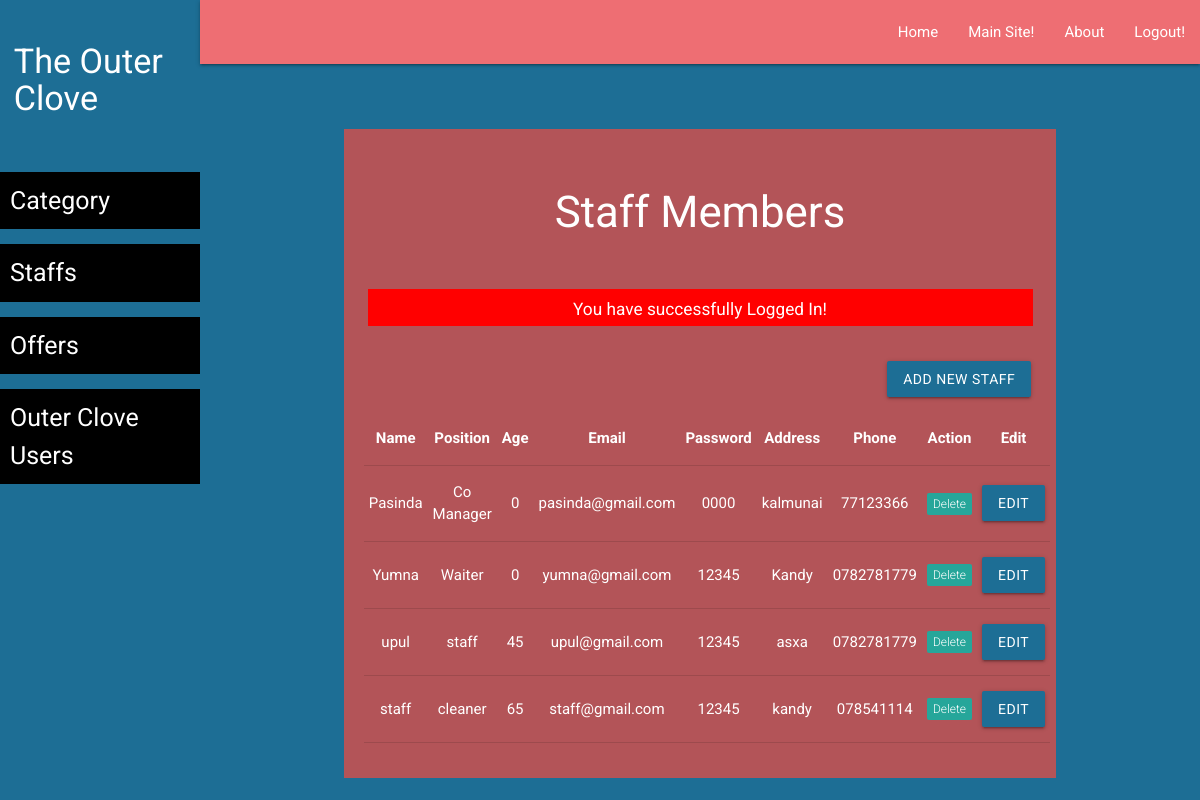
The app's page /TheOuterClove/admin/staff-list.php (signed in) with its own data.
### tables this page shows
CREATE TABLE `staff` (
  `id` int(11) NOT NULL,
  `staff_name` varchar(255) NOT NULL,
  `position` varchar(255) NOT NULL,
  `age` int(11) NOT NULL,
  `email` varchar(255) NOT NULL,
  `password` varchar(255) NOT NULL,
  `gender` varchar(10) NOT NULL,
  `address` varchar(255) NOT NULL,
  `phone` varchar(15) NOT NULL
);

### TheOuterClove/admin/staff-list.php (the view, shortened to what this page needs)
<?php
require('layout/header.php');
require('layout/left-sidebar-long.php');
require('layout/topnav.php');
require('layout/left-sidebar-short.php');
require('../backends/connection-pdo.php');
$sql = 'SELECT id, staff_name, position, age, email, gender, address, phone, password
        FROM staff';
$query  = $pdoconn->prepare($sql);
$query->execute();
$arr_all = $query->fetchAll(PDO::FETCH_ASSOC);
?>
<div class="section white-text" style="background: #B35458;">
    <div class="section">
        <h3>Staff Members</h3>
    </div>
    <?php
    if (isset($_SESSION['msg'])) {
        echo '<div class="section center" style="margin: 5px 35px;"><div class="row" style="background: red; color: white;">
        <div class="col s12">
            <h6>' . $_SESSION['msg'] . '</h6>
            </div>
        </div></div>';
    }
    ?>
    <div class="section right" style="padding: 15px 25px;">
        <a href="staff-add.php" class="waves-effect waves-light btn">Add New Staff</a>
    </div>
    <div class="section center" style="padding: 20px;">
        <table class="centered responsive-table">
            <thead>
                <tr>
                    <th>Name</th>
                    <th>Position</th>
                    <th>Age</th>
                    <th>Email</th>
                    <th>Password</th>
                    <th>Address</th>
                    <th>Phone</th>
                    <th>Action</th>
                    <th>Edit</th>
                </tr>
            </thead>
            <tbody>
                <?php foreach ($arr_all as $key) : ?>
                    <tr>
                        <td><?php echo $key['staff_name']; ?></td>
                        <td><?php echo $key['position']; ?></td>
                        <td><?php echo $key['age']; ?></td>
                        <td><?php echo $key['email']; ?></td>
                        <td><?php echo $key['password']; ?></td>
                        <td><?php echo $key['address']; ?></td>
                        <td><?php echo $key['phone']; ?></td>
                        <td>
                            <a href="../backends/admin/staff-delete.php?id=<?php echo $key['id']; ?>">
                                <span class="new badge" data-badge-caption="">Delete</span>
                            </a>
                        </td>
                        <td>
                            <a href="staff-edit-form.php?id=<?php echo $key['id']; ?>" class="waves-effect waves-light btn">Edit</a>
                        </td>
                    </tr>
                <?php endforeach; ?>
            </tbody>
        </table>
    </div>
</div>
<?php require('layout/footer.php'); ?>

### TheOuterClove/css/form-style.css (style rules this page uses)
body { background: #1D6E95; font-family: "Roboto", sans-serif; -webkit-font-smoothing: antialiased; -moz-osx-font-smoothing: grayscale; }
.btn, .btn:active, .btn:hover { background: #1D6E95 !important; width: 100%; }
.row { margin-bottom: 0 !important; }
.col { padding: 0 !important; }

### records on screen
staff: staff_name "Pasinda", position "Co Manager", age "0", email "pasinda@gmail.com", password "0000", address "kalmunai", phone "77123366"
staff: staff_name "Yumna", position "Waiter", age "0", email "yumna@gmail.com", password "12345", address "Kandy", phone "0782781779"
staff: staff_name "upul", position "staff", age "45", email "upul@gmail.com", password "12345", address "asxa", phone "0782781779"
staff: staff_name "staff", position "cleaner", age "65", email "staff@gmail.com", password "12345", address "kandy", phone "078541114"

### other values on screen
$_SESSION['msg'] "You have successfully Logged In!"
